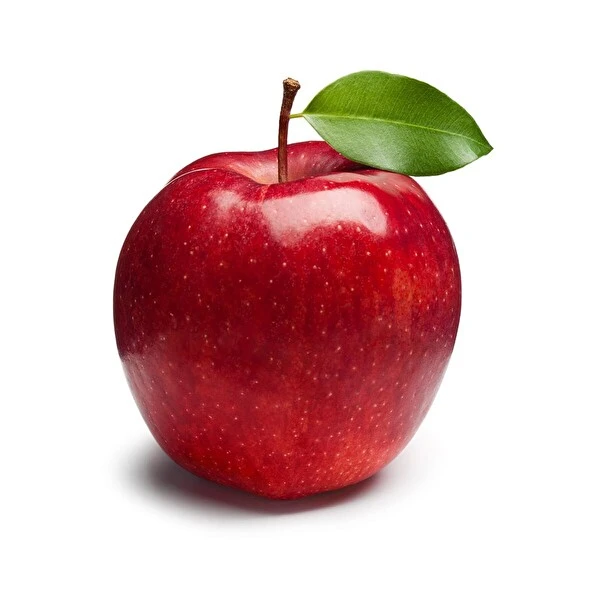
#> input picture elma.jpg, 600 x 600 px
$ python 32-thersholding.py
#> lines starting #> are read from the running program, lines starting #| are printed output that depends on the picture; after the words box and inside, x2 and y2 are one past the last pixel; in counts of white or black regions, pixels touching at a corner belong together
import cv2
resim = cv2.imread("elma.jpg", 0)
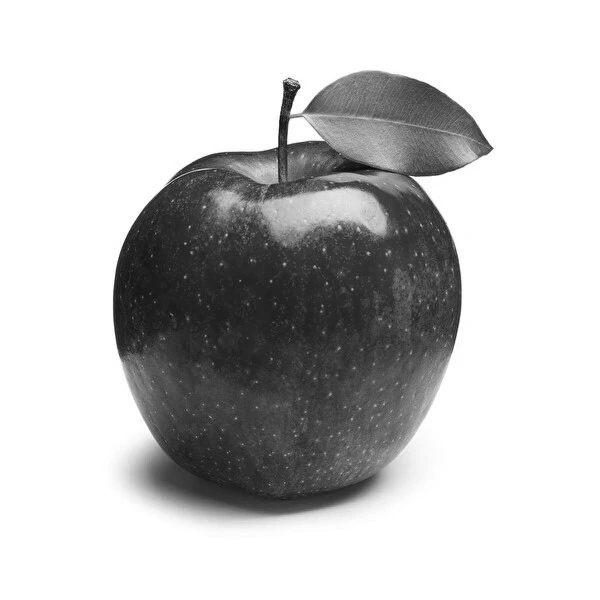
#> resim: shape (600, 600); min 7, max 255, mean 196.1
# resim,eşikdeğer,max değer,tür
# resim  eşik feğerden kucukse 0 yani siyah buyukse max atadığımız değer çıkar.
ret1, thres1 = cv2.threshold(resim, 150, 255, cv2.THRESH_BINARY)
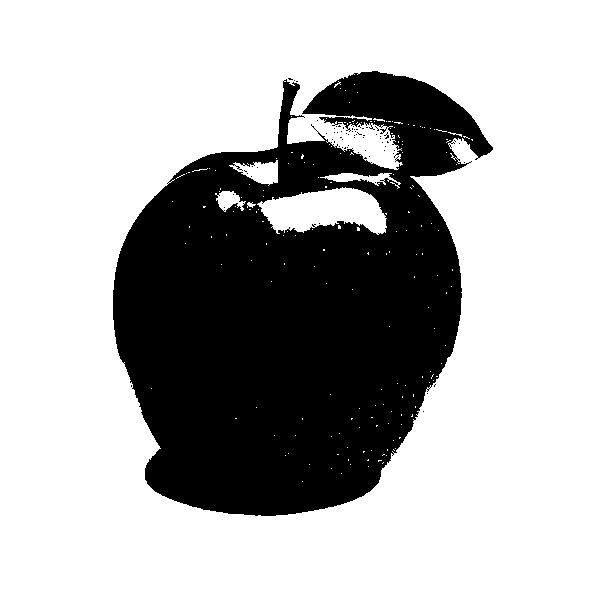
#> thres1: shape (600, 600); 69.9% white; 70 black regions (69 under 20 px), largest, box (x1, y1, x2, y2) and area: (113, 71, 493, 516) 108135
# bınary tamtersi çıkar atadğımız değer kucukse max değer değilse 0
ret2, thres2 = cv2.threshold(resim, 100, 255, cv2.THRESH_BINARY_INV)
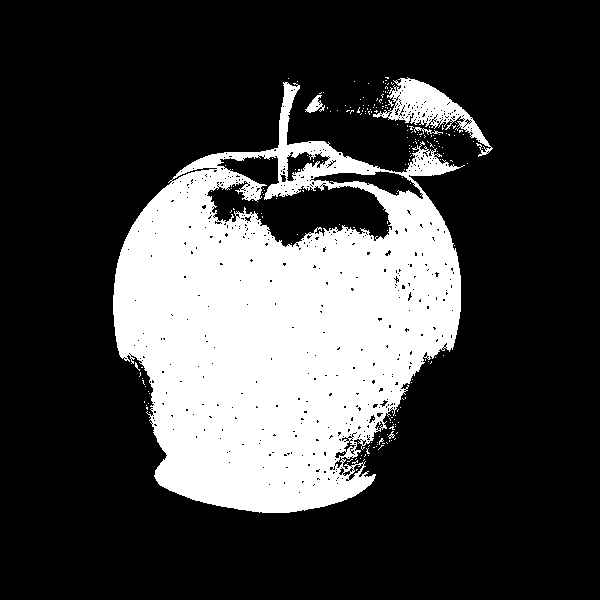
#> thres2: shape (600, 600); 25.3% white; 207 white regions (202 under 20 px), largest, box (x1, y1, x2, y2) and area: (113, 82, 465, 513) 87453, (373, 77, 493, 157) 2746, (305, 95, 325, 113) 173, (414, 127, 443, 135) 70, (388, 431, 395, 439) 22
# resim efekt li çıkar bınar ayni
ret3, thres3 = cv2.threshold(resim, 100, 255, cv2.THRESH_TRUNC)
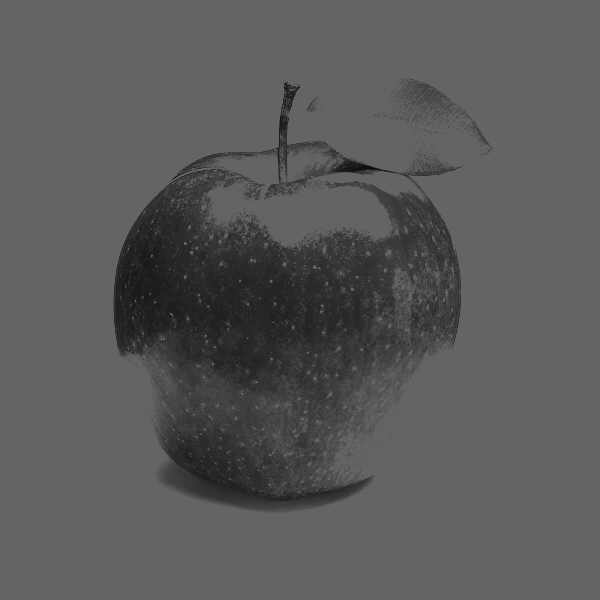
#> thres3: shape (600, 600); min 7, max 100, mean 89.7
# resim bınary trunc karışımı cıkar
ret4, thres4 = cv2.threshold(resim, 100, 255, cv2.THRESH_TOZERO)
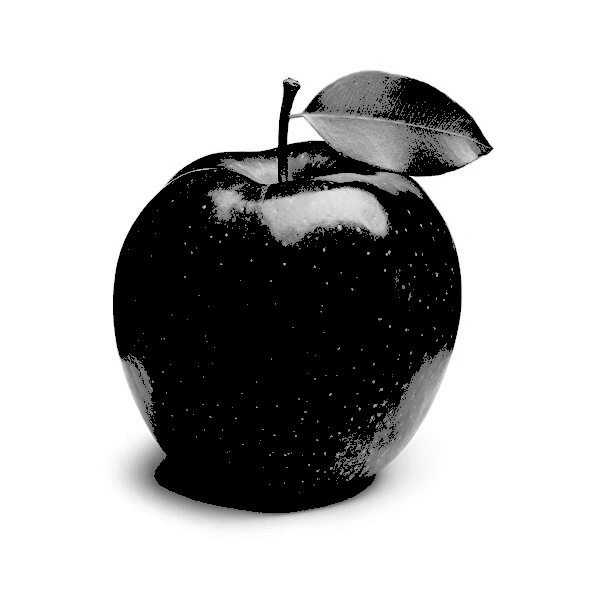
#> thres4: shape (600, 600); min 0, max 255, mean 181.1
ret5, thres5 = cv2.threshold(
    resim, 100, 255, cv2.THRESH_TOZERO_INV)  # tozero tam tersi
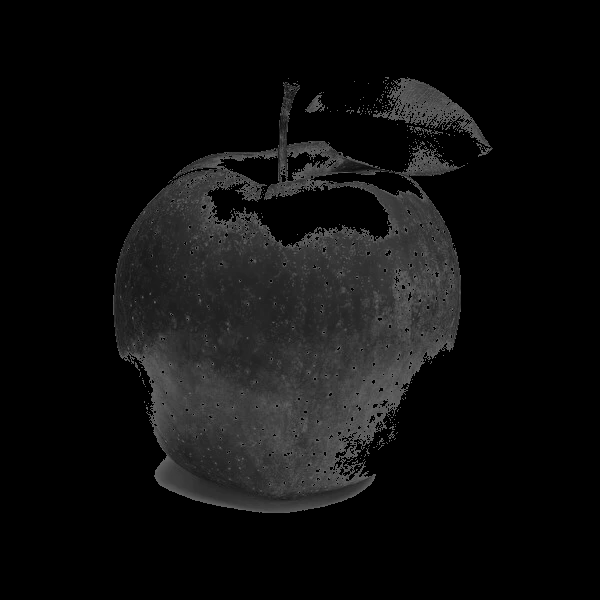
#> thres5: shape (600, 600); min 0, max 100, mean 15
print(ret1, ret2, ret3, ret4, ret5)
cv2.imshow("resim", resim)
cv2.imshow("thres1", thres1)
cv2.imshow("thres2", thres2)
cv2.imshow("thres3", thres3)
cv2.imshow("thres4", thres4)
cv2.imshow("thres5", thres5)
cv2.waitKey(0)
cv2.destroyAllWindows()
